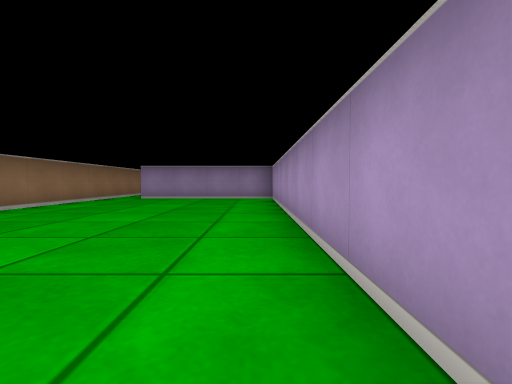
View 1 (above)

16 first-person views from a walk through a cub3D ray-caster map. The camera is about half as high as the walls, tilts 2° down and sees 85° across. The floor is counted in squares. Each view is taken from the middle of a square. On the plan, view 1 faces up. The plan holds only what a view shows up to about 9 squares ahead; the rest is blank.

View 2
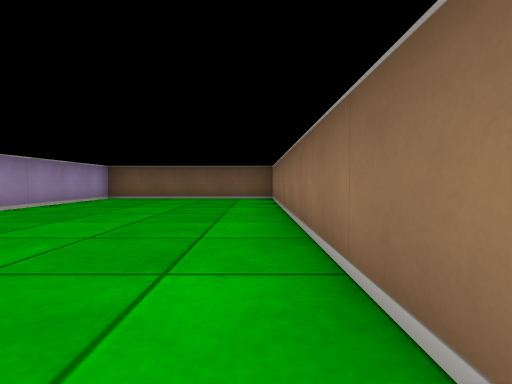

View 3
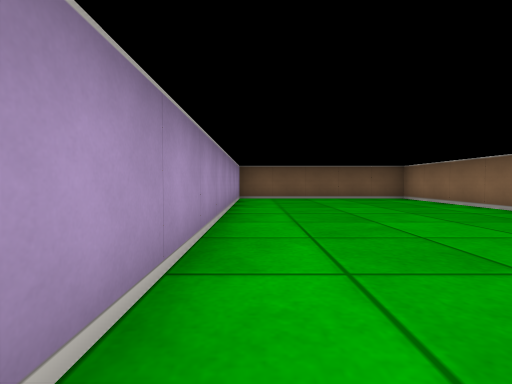

View 4
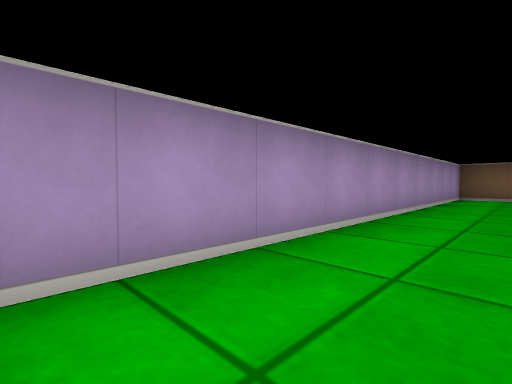

View 5
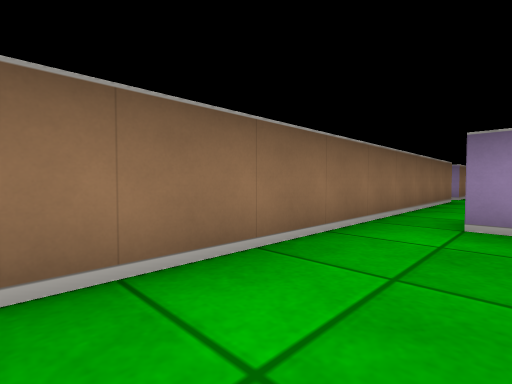

View 6
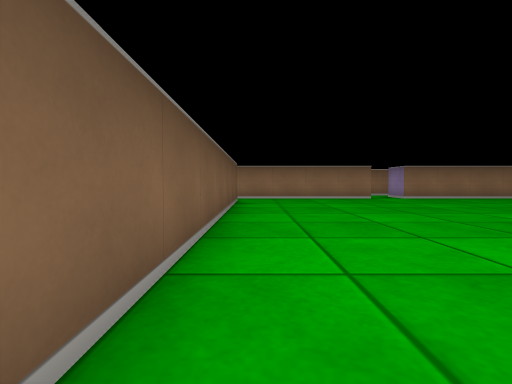

View 7
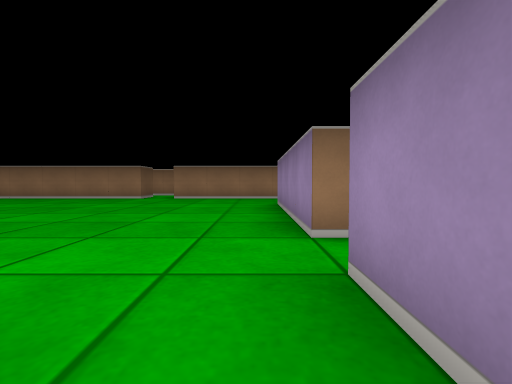

View 8
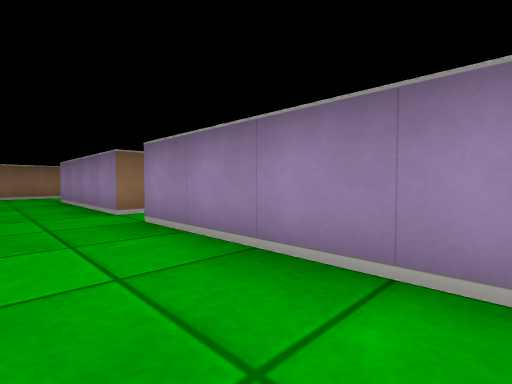

View 9
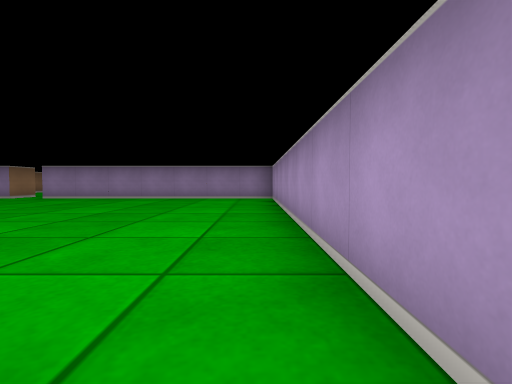

View 10
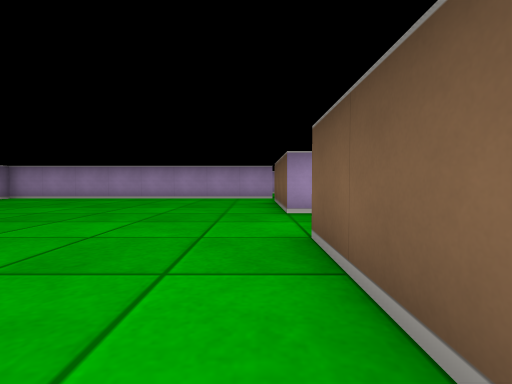

View 11
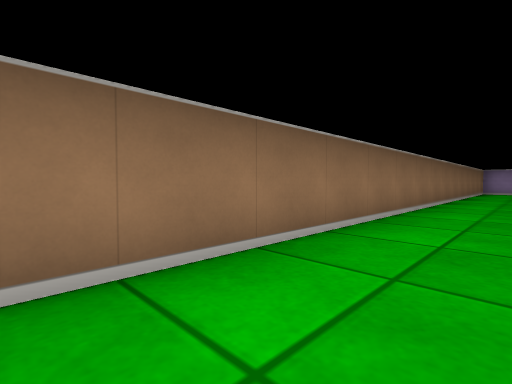

View 12
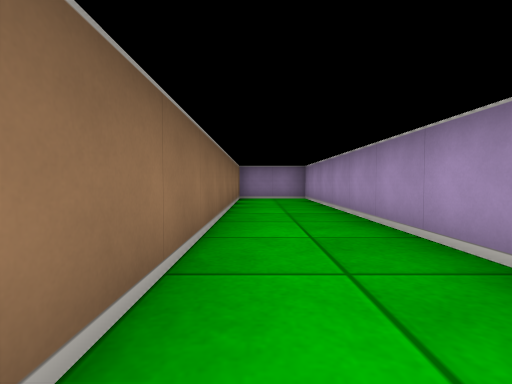

View 13
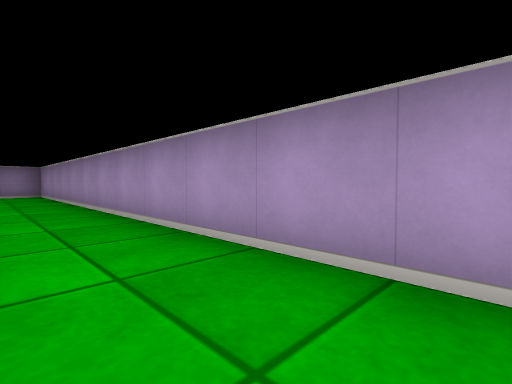

View 14
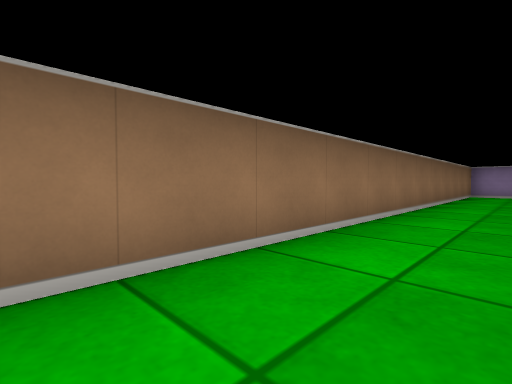

View 15
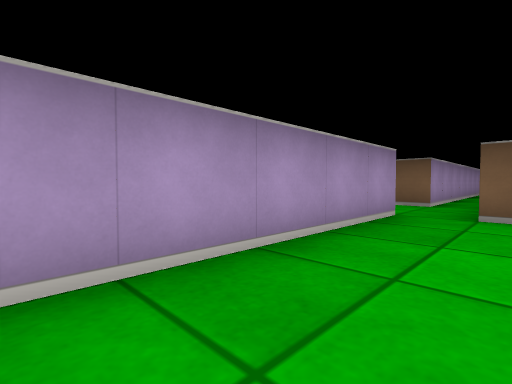

View 16
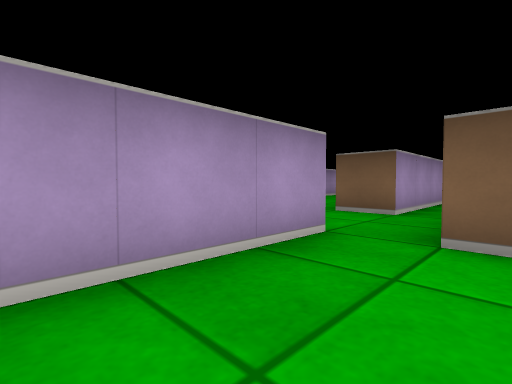

### Floor plan
Points are (right, up) in squares from view 1. A wall is a line through its corners. A room is listed if a view was taken in it or the views show most of it. See-through windows are left out.
Room 1 (views 1, 2, 3, 4, 5)
walls: (-4.5, 8.5) (-4.5, -1.5) (0.5, -1.5) (0.5, 8.2); (0.6, 8.5) (-3.5, 8.5)
ways out: opening at (-4, 9) to room 2
Room 2 (views 6, 7, 8, 9, 10, 11, 12, 13, 14, 15, 16)
walls: (1.5, 18.1) (1.5, 17.5) (-2.5, 17.5); (-2.5, 18) (-2.5, 29.5) (-4.5, 29.5) (-4.5, 14.5) (-5, 14.5); (5.5, 9) (5.5, 9.5) (8.5, 9.5); (-5, 13.5) (-4.5, 13.5) (-4.5, 8.5); (-3.5, 9.5) (3.5, 9.5); (9.5, 9.4) (9.5, 17.5) (2.5, 17.5); (9.5, 2.8) (9.5, 7.5)
ways out: opening at (-4, 9) to room 1; opening at (-5, 14); opening at (2, 18); opening at (4.5, 9); opening at (10, 8.5)

Positions as (right, up) in squares from view 1, and headings:
1: (0, 0), facing up
2: (-4, 7), facing down
3: (0, 7), facing down
4: (-1, 8), facing down-right
5: (-3, 5), facing up-left
6: (4, 10), facing left
7: (4, 17), facing left
8: (6, 16), facing up-left
9: (9, 9), facing up
10: (1, 10), facing right
11: (-3, 15), facing up-left
12: (-4, 21), facing up
13: (-4, 18), facing up-right
14: (-3, 18), facing up-left
15: (8, 14), facing down-right
16: (8, 12), facing down-right
